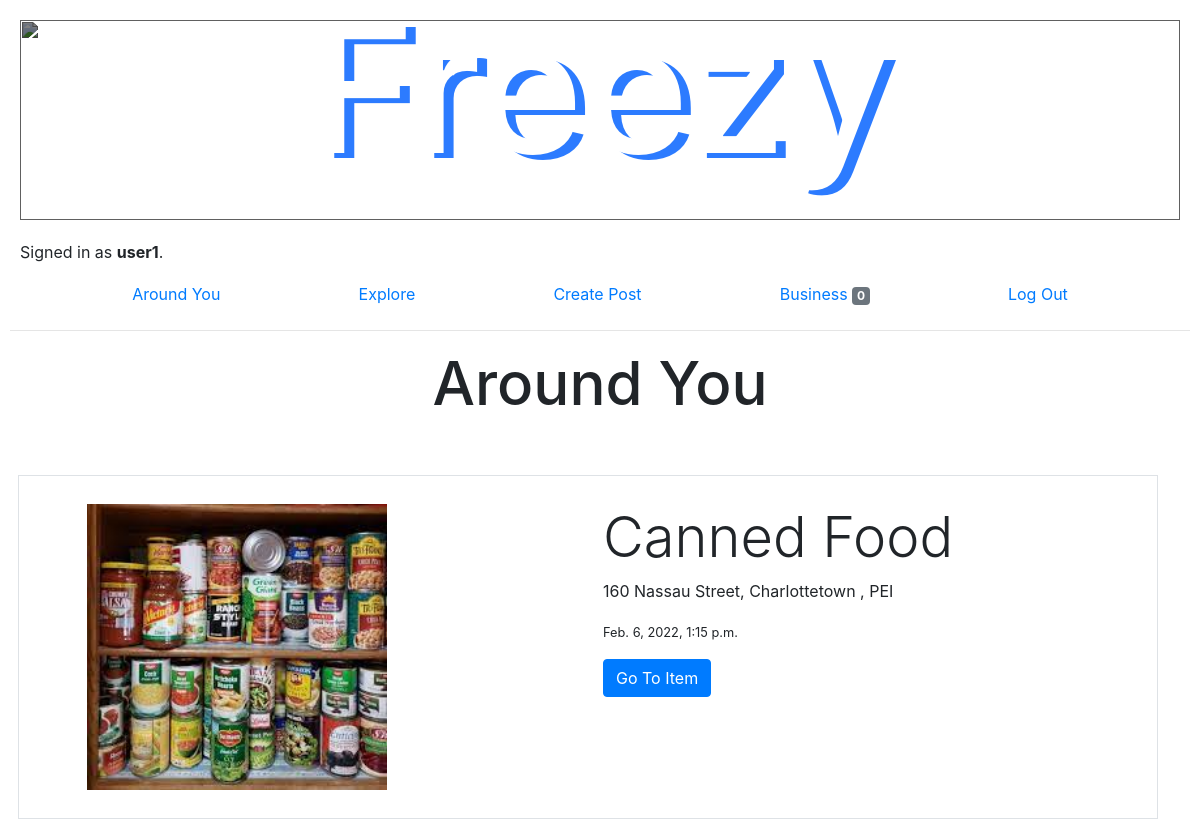
Screenshot of / (signed in) with the database file from the repository.
### auctions/models.py (models this page shows, shortened)
class User(AbstractUser):
    location = models.CharField(max_length=255, default = "")

class Listing(models.Model):
    item = models.CharField(max_length=64)
    description = models.CharField(max_length=255, blank=True)
    category = models.CharField(max_length=1000, choices=CATEGORIES, default=CATEGORIES[5][1])
    time = models.DateTimeField(auto_now_add=True, blank=True)
    closed = models.BooleanField(default=False)
    address = models.CharField(max_length=1000, default="")
    owner = models.ForeignKey(User, on_delete=models.CASCADE, related_name="owners")
    bids = models.ManyToManyField(Bid, blank=True, related_name="bids")
    comments = models.ManyToManyField(Comment, blank=True, related_name="comments")
    image = models.ImageField(null=True, blank=True)

### auctions/views.py (the view)
# urls.py: path("", views.index, name="index"),
def index(request):
    m = folium.Map([40,-70],zoom_start= 5)
    listings = Listing.objects.all()
    for item in listings:
        location = geocoder.osm(item.address)
        lat = location.lat
        lng = location.lng
        try:
            folium.Marker([lat,lng], tooltip = item.item).add_to(m)
        except ValueError:
            folium.Marker([1,1],).add_to(m)
    m = m._repr_html_()
    return render(request, "auctions/index.html", {
        "listings":listings,
        "m" : m
    })

### auctions/templates/auctions/index.html (shortened to what this page needs)
{% extends "auctions/layout.html" %}
{% block body %}
    {% if request.user.is_authenticated %}
    <h2 style = "text-align: center;font-size : 60px;">Around You</h2>
    <div class= "map" style = "padding-left: 100px; padding-right: 100px; padding-top:30px">
    </div>
        {% for listing in listings %}
            {% if not listing.closed %}
                <div class="container border p-2 m-2" style = "margin-top: 30px;">
                    <div class="row" >
                        <div class="col">
                            <img src="{{ listing.image.url }}" alt="image" style="width: 300px; height: auto; margin-left: 50px;">
                        </div>
                        <div class="col text-left">
                            <h2 class="display-4">{{ listing.item }}</h2>
                            <p><large>{{ listing.address}}</small></p>
                            <p><small>{{ listing.time }}</small></p>
                            <a href="{% url 'listing' listing.id %}" type="submit" class="btn btn-primary">Go To Item</a>
                        </div>
                    </div>
                </div>
            {% endif %}
        {% endfor %}
    {% endif %}
{% endblock %}

### auctions/templates/auctions/layout.html (shortened to what this page needs)
{% load static %}
<!DOCTYPE html>
<html lang="en">
    <head>
        <link rel="stylesheet" href="https://stackpath.bootstrapcdn.com/bootstrap/4.4.1/css/bootstrap.min.css">
        <link href="{% static 'auctions/styles.css' %}" rel="stylesheet">
    </head>
    <body>
        <div style = "display: flex ; justify-content: center" >
            <img class= "header_background" src="https://www.dlhcorp.com/wp-content/uploads/2021/04/Child-Abuse-Prevention-Month-Landing.jpg" alt="">
        </div>
        <h2 class = "title">Freezy</h1>
        <div>
            {% if user.is_authenticated %}
                Signed in as <strong>{{ user.username }}</strong>.
            {% else %}
                Not signed in.
            {% endif %}
        </div>
        <ul class="nav" style = "justify-content: space-evenly;">
            {% if user.is_authenticated %}
                <li class="nav-item">
                    <a class="nav-link" href="{% url 'index' %}">Around You</a>
                </li>
                <li class="nav-item">
                    <a class="nav-link" href="{% url 'categories' %}">Explore</a>
                </li>
                <li class="nav-item">
                    <a class="nav-link" href="{% url 'create' %}">Create Post</a>
                </li>
                <li class="nav-item">
                    <a class="nav-link" href="{% url 'watchlist' %}">Business <span class="badge badge-secondary">{{ user.watchlist.count }}</span></a>
                </li>
                <li class="nav-item">
                    <a class="nav-link" href="{% url 'logout' %}">Log Out</a>
                </li>
            {% endif %}
        </ul>
        <hr>
        {% block body %}
        {% endblock %}
    </body>
</html>

### auctions/static/auctions/styles.css (style rules this page uses)
body { padding: 10px; }
div { padding: 10px; }

### auctions/templates/auctions/layout.html (style rules this page uses)
.header_background { z-index: -1; width: 100%; height: 200px; object-fit: cover; overflow: hidden; filter: brightness(0.5); }
.title { color: #ffffff; position: absolute; top: 10.5%; left: 50%; transform: translate(-50%, -50%); font-size: 180px; text-shadow: 10px 5px #2c7bff; }

### rows the page displays
User: username "user1", watchlist.count "0"
Listing: image (picture), item "Canned Food", address "160 Nassau Street, Charlottetown , PEI", time "Feb. 6, 2022, 1:15 p.m."
